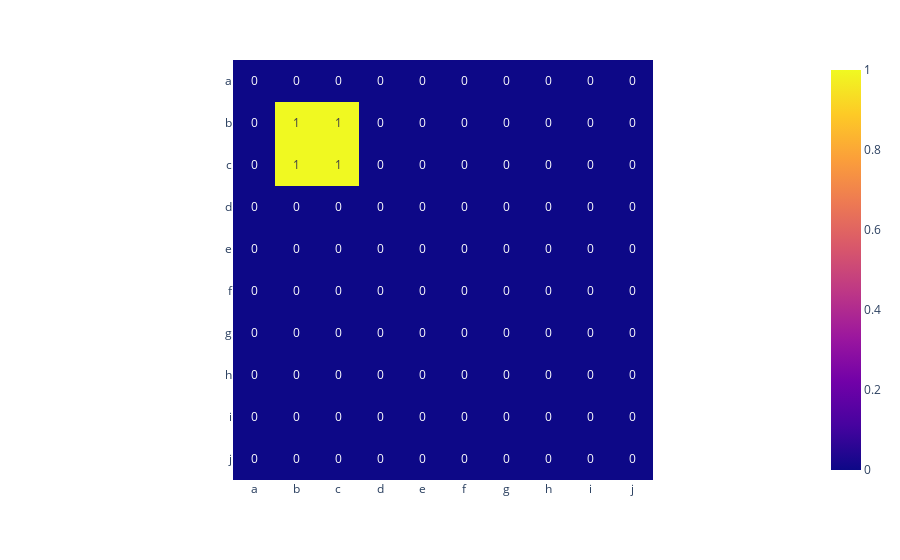

This figure's notebook cell:
### Code cell
import string

import plotly.express as px
px.imshow(a.div(torch.clamp_min(a.diag(), 1)).t(), x=list(string.ascii_letters[:10]), y=list(string.ascii_letters[:10]), text_auto=True)

### Figure 1 — Plotly figure (JSON) as saved in the notebook; plotly's stock layout.template omitted (floating-point values rounded to 4 significant figures)
{"data": [{"coloraxis": "coloraxis", "hovertemplate": "x: %{x}<br>y: %{y}<br>color: %{z}<extra></extra>", "name": "0", "texttemplate": "%{z}", "type": "heatmap", "x": ["a", "b", "c", "d", "e", "f", "g", "h", "i", "j"], "xaxis": "x", "y": ["a", "b", "c", "d", "e", "f", "g", "h", "i", "j"], "yaxis": "y", "z": [[0, 0, 0, 0, 0, 0, 0, 0, 0, 0], [0, 1, 1, 0, 0, 0, 0, 0, 0, 0], [0, 1, 1, 0, 0, 0, 0, 0, 0, 0], [0, 0, 0, 0, 0, 0, 0, 0, 0, 0], [0, 0, 0, 0, 0, 0, 0, 0, 0, 0], [0, 0, 0, 0, 0, 0, 0, 0, 0, 0], [0, 0, 0, 0, 0, 0, 0, 0, 0, 0], [0, 0, 0, 0, 0, 0, 0, 0, 0, 0], [0, 0, 0, 0, 0, 0, 0, 0, 0, 0], [0, 0, 0, 0, 0, 0, 0, 0, 0, 0]]}], "layout": {"coloraxis": {"colorscale": [[0, "#0d0887"], [0.1111, "#46039f"], [0.2222, "#7201a8"], [0.3333, "#9c179e"], [0.4444, "#bd3786"], [0.5556, "#d8576b"], [0.6667, "#ed7953"], [0.7778, "#fb9f3a"], [0.8889, "#fdca26"], [1, "#f0f921"]]}, "margin": {"t": 60}, "xaxis": {"anchor": "y", "constrain": "domain", "domain": [0, 1], "scaleanchor": "y"}, "yaxis": {"anchor": "x", "autorange": "reversed", "constrain": "domain", "domain": [0, 1]}}}
